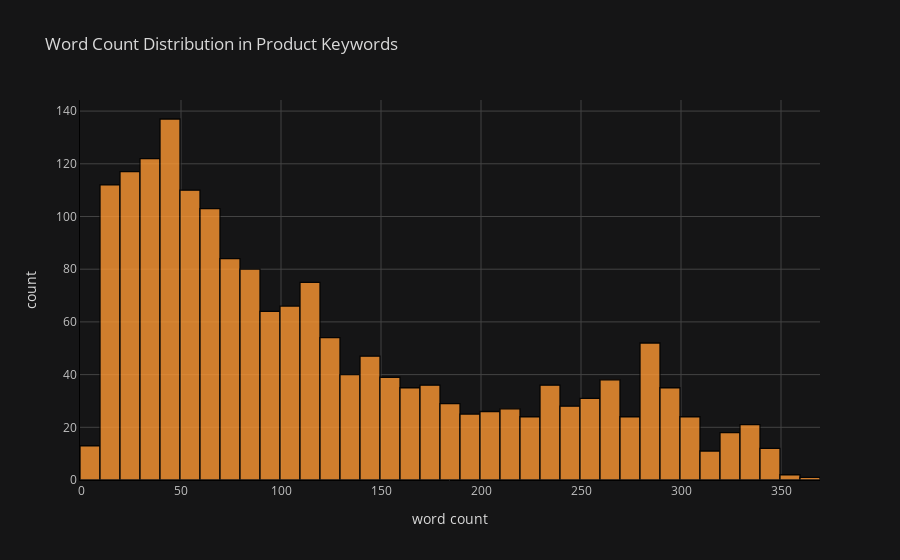

Notebook source saved alongside this figure:
### Code cell
df['word_count'].iplot(
    kind='hist',
    bins = 50,
    linecolor='black',
    xTitle='word count',
    yTitle='count',
    title='Word Count Distribution in Product Keywords')

### Figure 1 — Plotly figure (JSON) as saved in the notebook; plotly's stock layout.template omitted (floating-point values rounded to 4 significant figures; data arrays with more than 128 entries replaced by an {"elided": "..."} marker saying what was removed)
{"data": [{"histfunc": "count", "histnorm": "", "marker": {"color": "rgba(255, 153, 51, 1.0)", "line": {"color": "#000000", "width": 1.3}}, "name": "word_count", "nbinsx": 50, "opacity": 0.8, "orientation": "v", "type": "histogram", "x": {"elided": "1798 int values"}}], "layout": {"barmode": "overlay", "legend": {"bgcolor": "#151516", "font": {"color": "#D9D9D9"}}, "paper_bgcolor": "#151516", "plot_bgcolor": "#151516", "title": {"font": {"color": "#D9D9D9"}, "text": "Word Count Distribution in Product Keywords"}, "xaxis": {"gridcolor": "#434343", "linecolor": "black", "showgrid": true, "tickfont": {"color": "#C2C2C2"}, "title": {"font": {"color": "#D9D9D9"}, "text": "word count"}, "zerolinecolor": "#666570"}, "yaxis": {"gridcolor": "#434343", "linecolor": "black", "showgrid": true, "tickfont": {"color": "#C2C2C2"}, "title": {"font": {"color": "#D9D9D9"}, "text": "count"}, "zerolinecolor": "#666570"}}}
